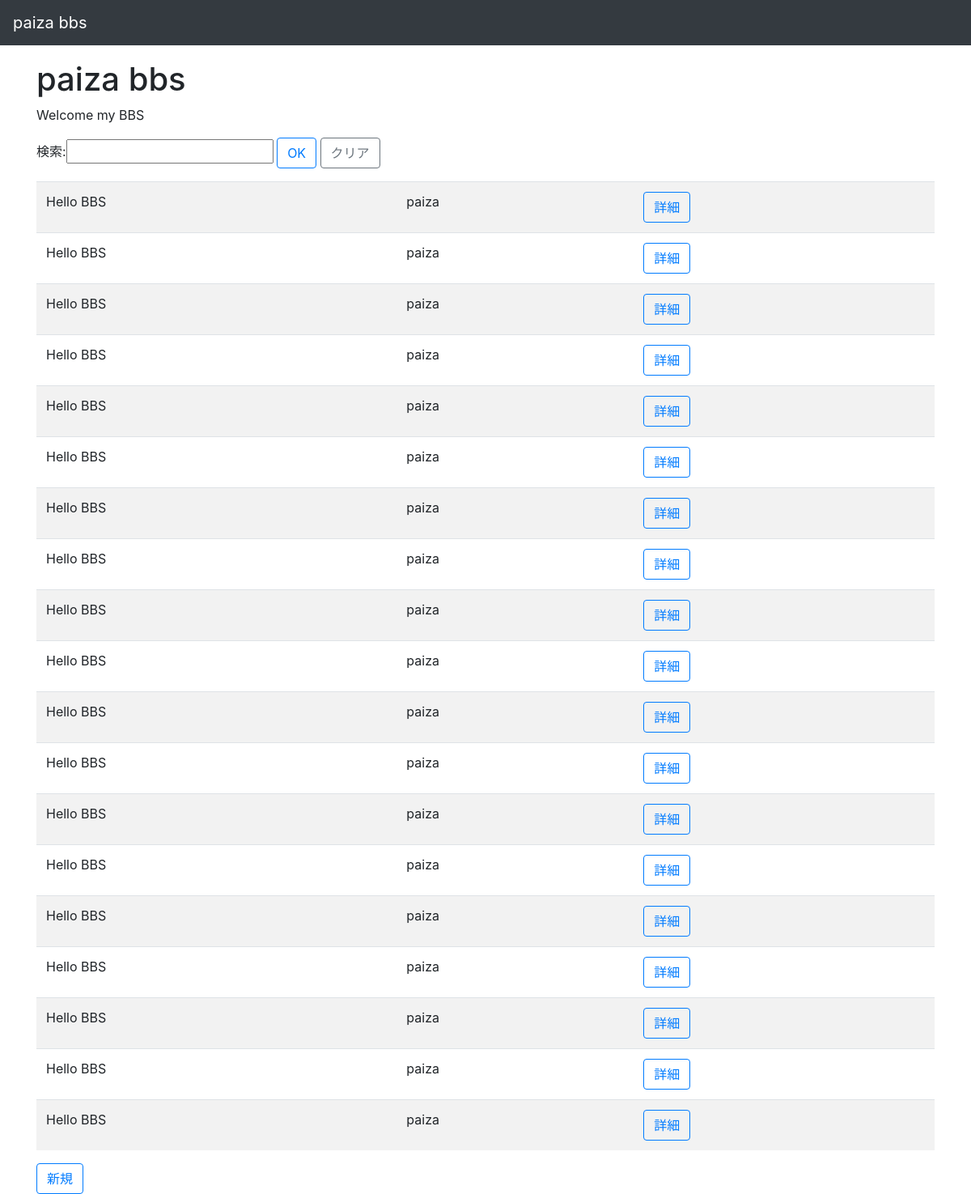
The page /bbs/ on the database as committed earlier.
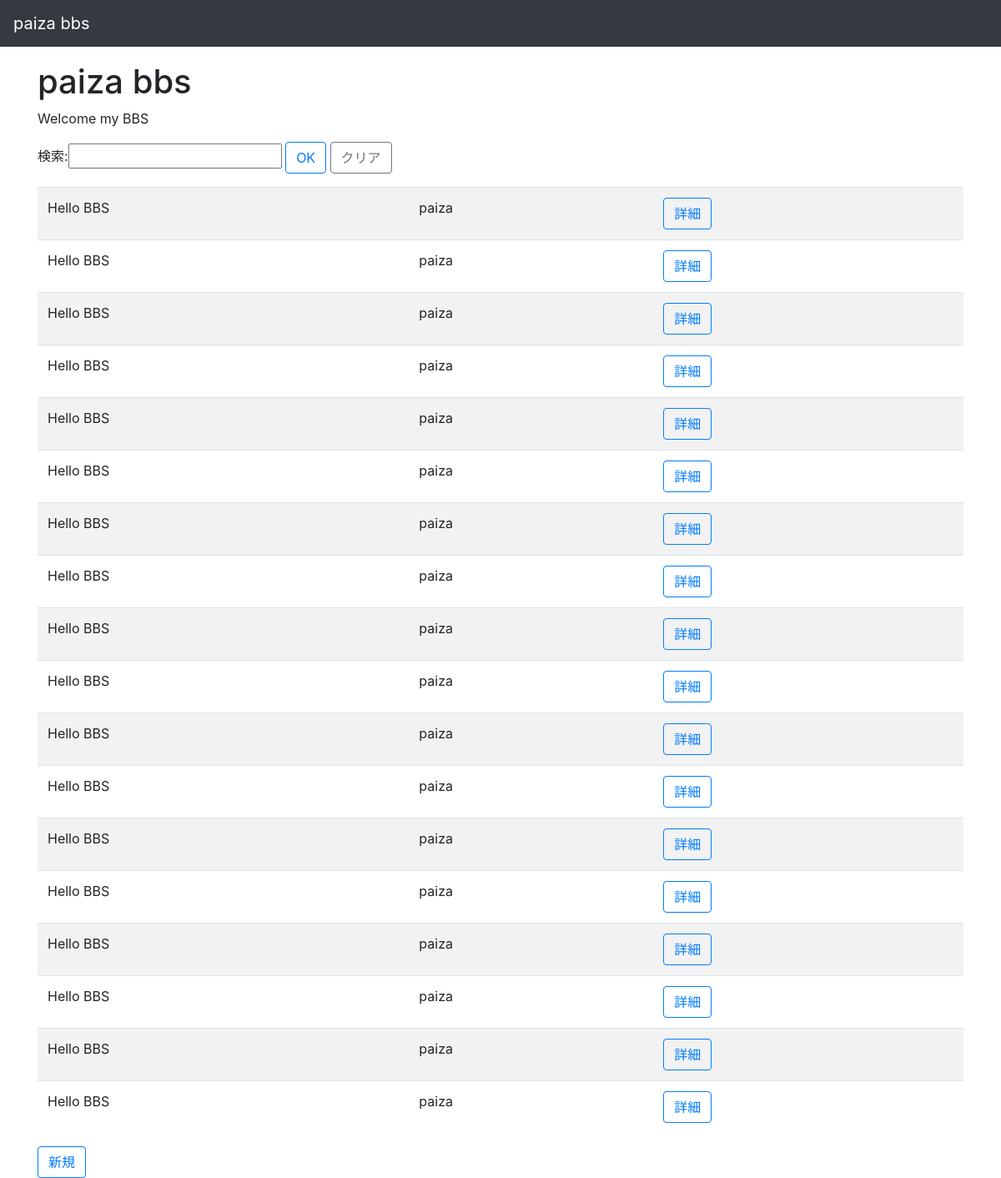
The same page on the database as committed later.
### bbs/models.py (models this page shows, shortened)
class Article(models.Model):
    content = models.CharField(max_length=200)
    user_name = models.CharField(max_length=200, null=True)

### bbs/views.py (the view)
# urls.py: path('', views.index, name='index'),
def index(request):
    searchForm = SearchForm(request.GET)
    if searchForm.is_valid():
        keyword = searchForm.cleaned_data['keyword']
        articles = Article.objects.filter(content__contains=keyword)
    else:
        searchForm = SearchForm()
        articles = Article.objects.all()
    context = {
        'message': 'Welcome my BBS',
        'articles': articles,
        'searchForm': searchForm,
    }
    return render(request, 'bbs/index.html', context)

### bbs/forms.py
class SearchForm(forms.Form):
    keyword = forms.CharField(label='検索', max_length=100)

### bbs/templates/bbs/index.html (shortened to what this page needs)
{% extends './base.html' %}
{% block content %}
    <h1>paiza bbs</h1>
    <p>{{ message }}</p>
        {% if searchForm %}
            <form action='{% url "bbs:index" %}' method='get'>
                <div class='form-group'>
                    {{ searchForm }}
                    <input type="submit" class="btn btn-outline-primary" value="OK" />
                    <a href="{% url 'bbs:index' %}" class="btn btn-outline-secondary">クリア</a>
                </div>
            </form>
        {% endif %}
    <table  class='table table-striped table-hover'>
        {% for article in articles %}
            <tr>
                <td>{{ article.content }}</td>
                <td>{{ article.user_name }}</td>
                <td>
                    <a href='{% url "bbs:detail" article.id %}' class='btn btn-outline-primary'>詳細</a>
                </td>
            </tr>
        {% endfor %}
    </table>
    <div>
        <a href='{% url "bbs:new" %}' class='btn btn-outline-primary'>新規</a>
    </div>
{% endblock %}

### bbs/templates/bbs/base.html (shortened to what this page needs)
<!DOCTYPE html>
<html>
    <head>
        <link rel='stylesheet' href='https://maxcdn.bootstrapcdn.com/bootstrap/4.0.0/css/bootstrap.min.css'&gt;
        <style>body {padding-top: 80px;}</style>
    </head>
    <body>
        <nav class='navbar navbar-expand-md navbar-dark bg-dark fixed-top'>
            <a class='navbar-brand' href='{% url "bbs:index" %}'>paiza bbs</a>
        </nav>
        <div class='container'>
            {% block content %}
            {% endblock %}
        </div>
    </body>
</html>

### bbs/templates/bbs/index.html (style rules this page uses)
h1 { padding-top: 50px }

Rows that differ between the two databases and show on the page:
removed Article: content "Hello BBS", user_name "paiza"
